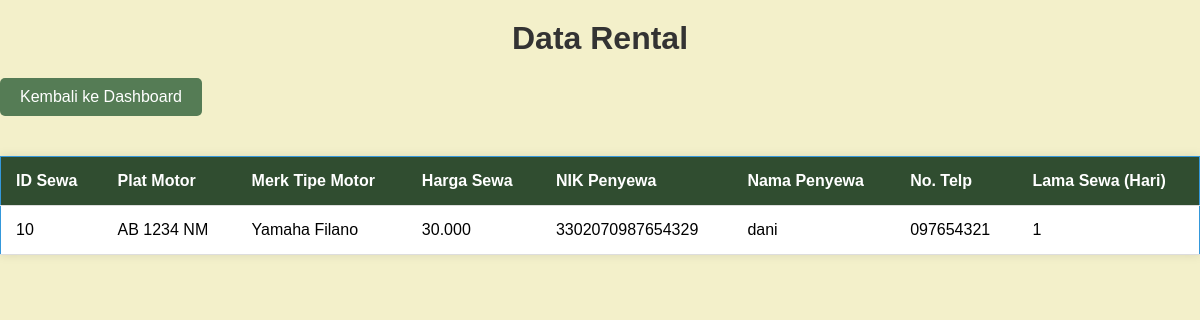
Page /index.php/datarental on the committed database.
### tables this page shows
CREATE TABLE `data_rental` (
  `id_rental` int(11) NOT NULL,
  `plat_motor` varchar(12) DEFAULT NULL,
  `merk_tipe_motor` varchar(50) DEFAULT NULL,
  `harga_sewa` varchar(20) DEFAULT NULL,
  `nik_penyewa` varchar(16) DEFAULT NULL,
  `nama_penyewa` varchar(100) DEFAULT NULL,
  `no_telp` varchar(13) DEFAULT NULL,
  `lama_sewa_hari` int(11) DEFAULT NULL
);

### application/controllers/DataRental.php (called while the page is built, shortened)
<?php
class DataRental extends CI_Controller {
    public function index() {
        $this->load->model('M_rental');
        $data['rental_data'] = $this->M_rental->get_rental_data();
        $this->load->view('data_rental', $data);
    }
}

### index.php (called while the page is built, shortened)
<?php
require_once BASEPATH.'core/CodeIgniter.php';

### application/models/M_rental.php (called while the page is built, shortened)
<?php
class M_rental extends CI_Model {
    public function get_rental_data() {
        $query = $this->db->get('data_rental');
        return $query->result();
    }
}

### application/views/data_rental.php (the view, shortened to what this page needs)
<!DOCTYPE html>
<html lang="en">
<head>
</head>
<body>
    <div class="container">
        <h1>Data Rental</h1>
        <a href="<?php echo base_url('index.php/dashboard'); ?>">Kembali ke Dashboard</a>
        <table>
            <thead>
                <tr>
                    <th>ID Sewa</th>
                    <th>Plat Motor</th>
                    <th>Merk Tipe Motor</th>
                    <th>Harga Sewa</th>
                    <th>NIK Penyewa</th>
                    <th>Nama Penyewa</th>
                    <th>No. Telp</th>
                    <th>Lama Sewa (Hari)</th>
                </tr>
            </thead>
            <tbody>
                <?php foreach ($rental_data as $rental): ?>
                    <tr>
                        <td><?php echo $rental->id_rental; ?></td>
                        <td><?php echo $rental->plat_motor; ?></td>
                        <td><?php echo $rental->merk_tipe_motor; ?></td>
                        <td><?php echo $rental->harga_sewa; ?></td>
                        <td><?php echo $rental->nik_penyewa; ?></td>
                        <td><?php echo $rental->nama_penyewa; ?></td>
                        <td><?php echo $rental->no_telp; ?></td>
                        <td><?php echo $rental->lama_sewa_hari; ?></td>
                    </tr>
                <?php endforeach; ?>
            </tbody>
        </table>
    </div>
</body>
</html>

### application/views/data_rental.php (style rules this page uses)
body { font-family: 'Arial', sans-serif; background-color: #F3F0CA; margin: 0; padding: 0; display: flex; flex-direction: column; align-items: flex-start; }
.container { max-width: 1300px; width: 100%; margin: 0 auto; }
h1 { color: #333; text-align: center; margin-top: 20px; }
a { display: inline-block; padding: 10px 20px; text-decoration: none; color: #fff; background-color: #557C55; border-radius: 5px; margin-bottom: 20px; }
table { width: 100%; margin-top: 20px; border-collapse: collapse; border: 1px solid #3498db; background-color: #fff; box-shadow: 0 0 10px rgba(0, 0, 0, 0.1); }
th, td { padding: 15px; text-align: left; border-bottom: 1px solid #ddd; }
th { background-color: #304D30; color: #fff; font-weight: bold; }

### rows in the picture
data_rental: id_rental "10", plat_motor "AB 1234 NM", merk_tipe_motor "Yamaha Filano", harga_sewa "30.000", nik_penyewa "3302070987654329", nama_penyewa "dani", no_telp "097654321", lama_sewa_hari "1"
